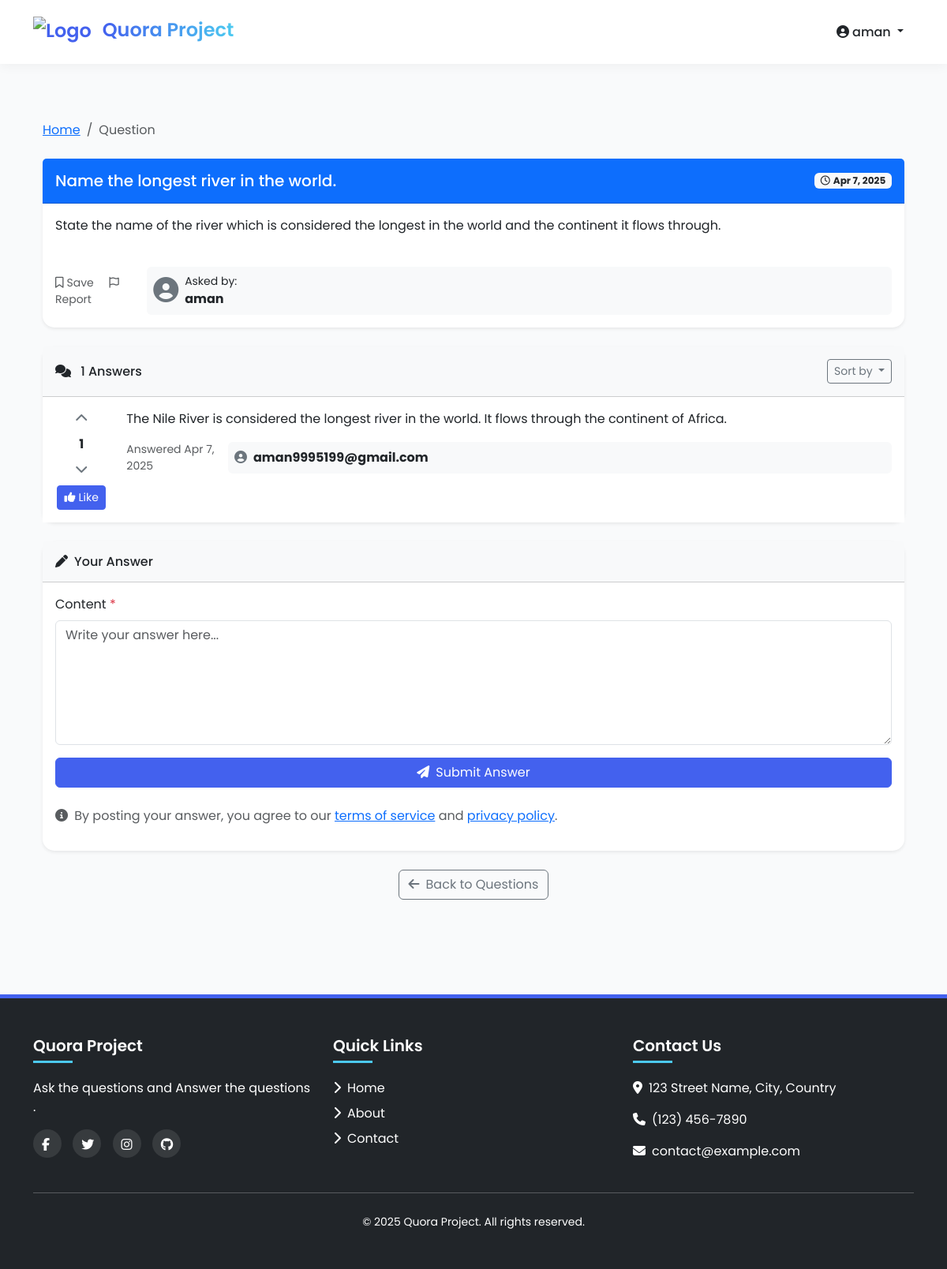
Page /question/10/ (signed in) on the committed database.
### qa/models.py (models this page shows, shortened)
class Question(models.Model):
    user = models.ForeignKey(User, on_delete=models.CASCADE)
    title = models.CharField(max_length=255)
    description = models.TextField()
    created_at = models.DateTimeField(auto_now_add=True)

class Answer(models.Model):
    question = models.ForeignKey(Question, on_delete=models.CASCADE, related_name='answers')
    user = models.ForeignKey(User, on_delete=models.CASCADE)
    content = models.TextField()
    likes = models.ManyToManyField(User, related_name='liked_answers', blank=True)
    created_at = models.DateTimeField(auto_now_add=True)
    def total_likes(self):
        return self.likes.count()

### qa/views.py (the view)
# urls.py: path('question/<int:pk>/', views.question_detail, name='question_detail'),
@login_required
def question_detail(request, pk):
    question = get_object_or_404(Question, pk=pk)
    answers = question.answers.all()
    if request.method == 'POST':
        form = AnswerForm(request.POST)
        if form.is_valid():
            answer = form.save(commit=False)
            answer.question = question
            answer.user = request.user
            answer.save()
            return redirect('question_detail', pk=pk)
    else:
        form = AnswerForm()
    liked_answers = Answer.objects.filter(likes=request.user).values_list('id', flat=True)
    return render(request, 'qa/question_detail.html', {'question': question, 'answers': answers, 'form': form, 'liked_answers': liked_answers})

### qa/forms.py
class AnswerForm(forms.ModelForm):
    class Meta:
        model = Answer
        fields = ['content']

### qa/templates/qa/question_detail.html (shortened to what this page needs)
{% extends 'base.html' %}
{% block content %}
<div class="container py-4">
    <nav aria-label="breadcrumb" class="mb-4">
        <ol class="breadcrumb">
            <li class="breadcrumb-item"><a href="{% url 'home' %}">Home</a></li>
            <li class="breadcrumb-item active" aria-current="page">Question</li>
        </ol>
    </nav>
    <div class="card shadow-sm border-0 mb-4">
        <div class="card-header bg-primary text-white d-flex flex-column flex-md-row justify-content-between align-items-start align-items-md-center p-3">
            <h2 class="h5 mb-2 mb-md-0">{{ question.title }}</h2>
            <span class="badge bg-light text-dark mt-2 mt-md-0">
                <i class="far fa-clock me-1"></i>{{ question.created_at|date:"M j, Y" }}
            </span>
        </div>
        <div class="card-body">
            <div class="question-content mb-4">
                {{ question.description|linebreaks }}
            </div>
            <div class="d-flex flex-column flex-sm-row justify-content-between align-items-start align-items-sm-center">
                <div class="small mb-2 mb-sm-0">
                    <a href="#" class="text-decoration-none text-muted me-3">
                        <i class="far fa-bookmark me-1"></i>Save
                    </a>
                    <a href="#" class="text-decoration-none text-muted">
                        <i class="far fa-flag me-1"></i>Report
                    </a>
                </div>
                <div class="bg-light p-2 rounded w-100 w-sm-auto">
                    <div class="d-flex align-items-center">
                        <div class="avatar me-2">
                            <i class="fas fa-user-circle fa-2x text-secondary"></i>
                        </div>
                        <div>
                            <div class="small">Asked by:</div>
                            <div class="fw-bold">{{ question.user.username }}</div>
                        </div>
                    </div>
                </div>
            </div>
        </div>
    </div>
    <div class="card shadow-sm border-0 mb-4">
        <div class="card-header bg-light d-flex flex-column flex-md-row justify-content-between align-items-start align-items-md-center p-3">
            <h3 class="h6 mb-2 mb-md-0">
                <i class="fas fa-comments me-2"></i>
                {{ answers.count|default:"0" }} Answers
            </h3>
            <div class="dropdown">
                <button class="btn btn-sm btn-outline-secondary dropdown-toggle" type="button" id="sortDropdown" data-bs-toggle="dropdown" aria-expanded="false">
                    Sort by
                </button>
            </div>
        </div>
        <div class="card-body p-0">
            {% if answers %}
                <ul class="list-group list-group-flush">
                    {% for answer in answers %}
                        <li class="list-group-item p-3" id="answer-{{ answer.id }}">
                            <div class="row">
                                <div class="col-12 col-md-1 text-center mb-3 mb-md-0">
                                    <div>
                                        <a href="#" class="d-block text-decoration-none text-secondary">
                                            <i class="fas fa-chevron-up"></i>
                                        </a>
                                        <div class="fw-bold my-2">{{ answer.total_likes|default:"0" }}</div>
                                        <a href="#" class="d-block text-decoration-none text-secondary">
                                            <i class="fas fa-chevron-down"></i>
                                        </a>
                                        <a href="{% url 'like_answer' answer.id %}" class="btn btn-sm {% if answer.id in liked_answers %}btn-primary{% else %}btn-outline-primary{% endif %} mt-2">
                                            <i class="{% if answer.id in liked_answers %}fas{% else %}far{% endif %} fa-thumbs-up me-1"></i>Like
                                        </a>
                                    </div>
                                </div>
                                <div class="col-12 col-md-11">
                                    <div class="answer-content mb-3">
                                        {{ answer.content|linebreaks }}
                                    </div>
                                    <div class="d-flex flex-column flex-sm-row justify-content-between align-items-start align-items-sm-center">
                                        <div class="small text-muted mb-2 mb-sm-0">
                                            Answered {{ answer.created_at|date:"M j, Y" }}
                                        </div>
                                        <div class="bg-light p-2 rounded w-100 w-sm-auto">
                                            <div class="d-flex align-items-center">
                                                <div class="avatar me-2">
                                                    <i class="fas fa-user-circle text-secondary"></i>
                                                </div>
                                                <div class="fw-bold">{{ answer.user.username }}</div>
                                            </div>
                                        </div>
                                    </div>
                                </div>
                            </div>
                        </li>
                    {% endfor %}
                </ul>
            {% else %}
                <div class="text-center py-5">
                    <i class="far fa-comments fa-3x text-muted mb-3"></i>
                    <h5>No answers yet</h5>
                    <p class="text-muted">Be the first to answer this question!</p>
                </div>
            {% endif %}
        </div>
    </div>
    <div class="card shadow-sm border-0">
        <div class="card-header bg-light p-3">
            <h3 class="h6 mb-0"><i class="fas fa-pen me-2"></i>Your Answer</h3>
        </div>
        <div class="card-body">
            <form method="post" class="needs-validation" novalidate>
                {% for field in form %}
                    <div class="mb-3">
                        <label for="{{ field.id_for_label }}" class="form-label">
                            {{ field.label }}
                            {% if field.field.required %}
                                <span class="text-danger">*</span>
                            {% endif %}
                        </label>
                        {{ field }}
                    </div>
                {% endfor %}
                <div class="d-grid gap-2">
                    <button type="submit" class="btn btn-primary">
                        <i class="fas fa-paper-plane me-2"></i>Submit Answer
                    </button>
                </div>
            </form>
            <div class="mt-4">
                <p class="text-muted">
                    <i class="fas fa-info-circle me-1"></i>
                    By posting your answer, you agree to our <a href="#">terms of service</a> and <a href="#">privacy policy</a>.
                </p>
            </div>
        </div>
    </div>
    <div class="text-center mt-4">
        <a href="{% url 'home' %}" class="btn btn-outline-secondary">
            <i class="fas fa-arrow-left me-2"></i>Back to Questions
        </a>
    </div>
</div>
{% endblock %}

### qa/templates/base.html (shortened to what this page needs)
{% load static %}
<!DOCTYPE html>
<html lang="en">
<head>
    <link rel="stylesheet" href="https://cdnjs.cloudflare.com/ajax/libs/bootstrap/5.3.2/css/bootstrap.min.css">
    <link rel="stylesheet" href="https://cdnjs.cloudflare.com/ajax/libs/font-awesome/6.4.2/css/all.min.css">
</head>
<body>
    <nav class="navbar navbar-expand-lg navbar-light bg-light">
        <div class="container">
            <a class="navbar-brand" href="{% url 'home' %}">
                <img src="https://executive.mit.edu/dw/image/v2/BFHZ_PRD/on/demandware.static/-/Sites-master-catalog-msee/default/dwa0897f02/images/QUE.jpg?sw=400&sh=300"
                     alt="Logo"
                     class="d-inline-block align-text-top me-2"
                     style="height: 40px; width: auto;">
                <span style="background: linear-gradient(to right, #4361ee, #4cc9f0); -webkit-background-clip: text; -webkit-text-fill-color: transparent;">Quora Project</span>
            </a>
            <div class="collapse navbar-collapse" id="navbarNav">
                <ul class="navbar-nav ms-auto">
                    {% if user.is_authenticated %}
                        <li class="nav-item dropdown">
                            <a class="nav-link dropdown-toggle" href="#" role="button" data-bs-toggle="dropdown">
                                <i class="fas fa-user-circle me-1"></i>{{ user.username }}
                            </a>
                        </li>
                    {% endif %}
                </ul>
            </div>
        </div>
    </nav>
    <main class="py-5 fade-in">
        <div class="container">
            {% block content %}
            {% endblock %}
        </div>
    </main>
    <footer class="bg-dark text-white py-5 mt-5">
        <div class="container">
            <div class="row">
                <div class="col-md-4 mb-4 mb-md-0">
                    <h5 class="text-white">Quora Project</h5>
                    <p class="text-white">Ask the questions and Answer the questions .</p>
                    <div class="social-icons mt-3">
                        <a href="#" class="text-white"><i class="fab fa-facebook-f"></i></a>
                        <a href="#" class="text-white"><i class="fab fa-twitter"></i></a>
                        <a href="#" class="text-white"><i class="fab fa-instagram"></i></a>
                        <a href="#" class="text-white"><i class="fab fa-github"></i></a>
                    </div>
                </div>
                <div class="col-md-4 mb-4 mb-md-0">
                    <h5>Quick Links</h5>
                    <ul class="list-unstyled text-white">
                        <li><a href="#" class="text-decoration-none text-white"><i class="fas fa-chevron-right me-2"></i>Home</a></li>
                        <li><a href="#" class="text-decoration-none text-white"><i class="fas fa-chevron-right me-2"></i>About</a></li>
                        <li><a href="#" class="text-decoration-none text-white"><i class="fas fa-chevron-right me-2"></i>Contact</a></li>
                    </ul>
                </div>
                <div class="col-md-4">
                    <h5>Contact Us</h5>
                    <address class="text-white">
                        <p><i class="fas fa-map-marker-alt me-2"></i>123 Street Name, City, Country</p>
                        <p><i class="fas fa-phone me-2"></i>(123) 456-7890</p>
                        <p><i class="fas fa-envelope me-2"></i>contact@example.com</p>
                    </address>
                </div>
            </div>
            <hr class="my-4 bg-secondary">
            <div class="text-center text-white">
                <small>&copy; {% now "Y" %} Quora Project. All rights reserved.</small>
            </div>
        </div>
    </footer>
</body>
</html>

### qa/templates/base.html (style rules this page uses)
:root { --primary-color: #4361ee; --secondary-color: #3f37c9; --accent-color: #4cc9f0; --light-color: #f8f9fa; --dark-color: #212529; }
body { font-family: 'Poppins', sans-serif; background-color: #f9fafb; }
.navbar { padding: 15px 0; background-color: white !important; box-shadow: 0 2px 15px rgba(0, 0, 0, 0.05) !important; }
.navbar-brand { font-weight: 600; color: var(--primary-color); font-size: 1.5rem; }
.nav-link { font-weight: 500; color: var(--dark-color); transition: all 0.3s ease; margin: 0 5px; }
.btn-primary { background-color: var(--primary-color); border-color: var(--primary-color); transition: all 0.3s ease; }
main { min-height: 70vh; }
footer { background: #191c24 !important; color: #fff; border-top: 5px solid var(--primary-color); }
footer h5 { color: white; font-weight: 600; margin-bottom: 20px; position: relative; padding-bottom: 10px; }
footer h5:after { content: ''; position: absolute; bottom: 0; left: 0; width: 50px; height: 3px; background-color: var(--accent-color); }
footer .social-icons a { display: inline-flex; width: 36px; height: 36px; border-radius: 50%; align-items: center; justify-content: center; background-color: rgba(255, 255, 255, 0.1); transition: all 0.3s ease; margin-right: 10px; }
.fa-brands, .fab { font-weight: 400; padding: 11px; }
footer a.text-white { transition: all 0.3s ease; display: inline-block; margin-bottom: 8px; position: relative; }
.card { border: none; border-radius: 15px; box-shadow: 0 5px 15px rgba(0, 0, 0, 0.05); transition: all 0.3s ease; }
.fade-in { animation: fadeIn 0.5s ease-out forwards; }

### rows in the picture
Question: title "Name the longest river in the world.", created_at "Apr 7, 2025", description "State the name of the river which is considered the longest in the world and the continent it flows through.", user.username "aman", count "1"
Answer: total_likes "1", content "The Nile River is considered the longest river in the world. It flows through the continent of Africa.", created_at "Apr 7, 2025", user.username "aman9995199@gmail.com"

### other values in the picture
{{ user.username }} "aman"
{{ field.label }} "Content"
